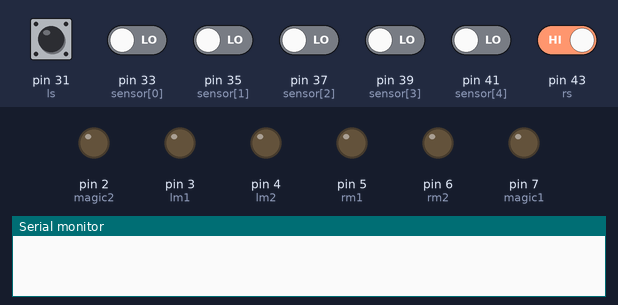
This sketch was run on a simulated Arduino Mega 2560, built with avr-gcc and run on an emulated ATmega2560. Parts: output pins drawn as LEDs (lit = HIGH), the last lines printed to the serial monitor. Dashed ring = blinking. The test bench sets the inputs (shaded band); at power-on: pin 43 (rs) HIGH, pin 31 (ls), pin 33 (sensor[0]), pin 35 (sensor[1]), pin 37 (sensor[2]), pin 39 (sensor[3]), pin 41 (sensor[4]) LOW.

Above: at 1.2 s.
1.3 s: pin 31 (ls) driven HIGH
At 2.1 s:
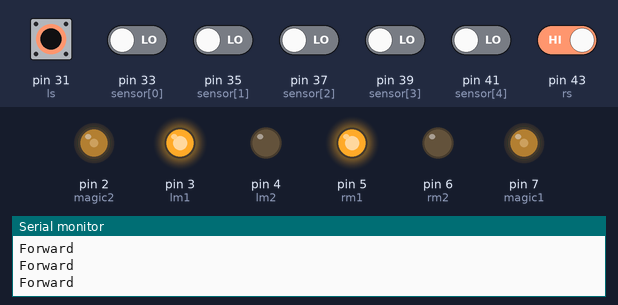
2.8 s: pin 31 (ls) driven LOW and pin 33 (sensor[0]) driven HIGH and pin 35 (sensor[1]) driven HIGH and pin 37 (sensor[2]) driven HIGH and pin 39 (sensor[3]) driven HIGH
At 3.5 s:
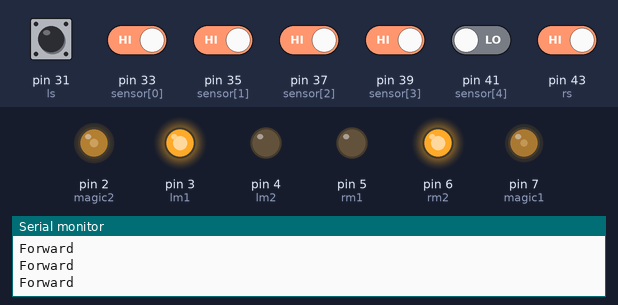
4.3 s: pin 43 (rs) driven LOW
At 5.5 s:
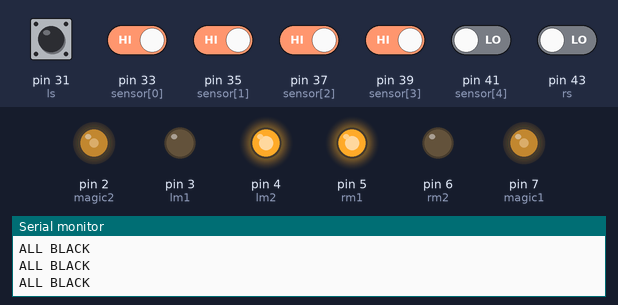
5.8 s: pin 31 (ls) driven HIGH
At 6.2 s:
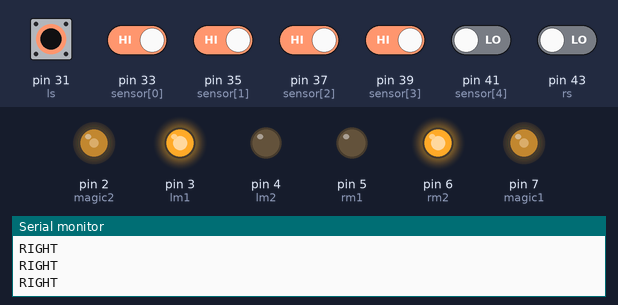
7.7 s: pin 31 (ls) driven LOW
At 8.8 s:
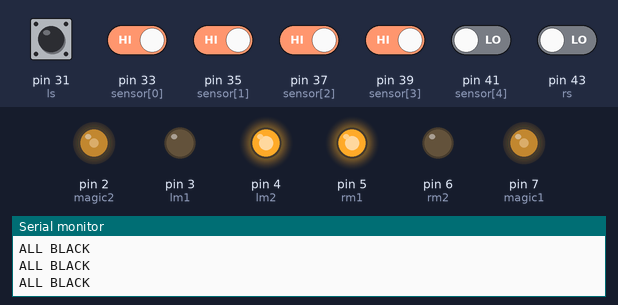
9.2 s: pin 31 (ls) pulsed HIGH 5 times (0.12 s each, 0.3 s apart)
At 9.41 s:
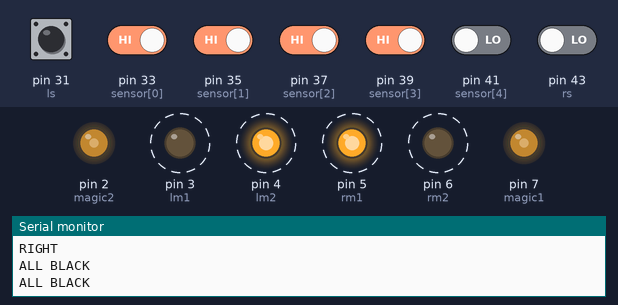
Timing chart, 0 to 12.2 s (numbered marks = the images above; inputs shaded):
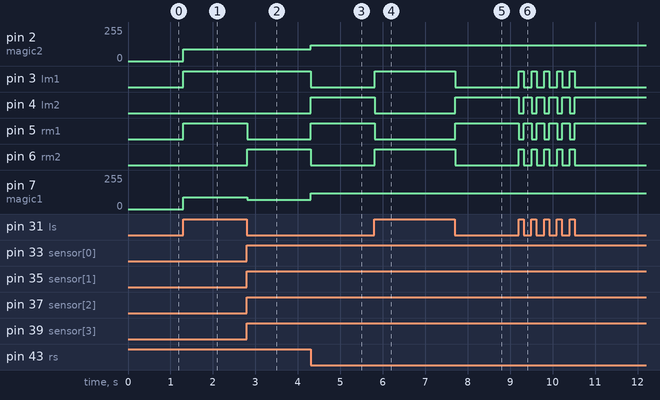

Measured:
- after the input at 1.3 s, pin 2 (magic2), pin 7 (magic1): 0/255 → 90/255 at once; pin 3 (lm1), pin 5 (rm1): LOW → HIGH at once
- after the input at 2.8 s, pin 5 (rm1): HIGH → LOW at once; pin 6 (rm2): LOW → HIGH at once; pin 7 (magic1): 90/255 → 70/255 at once
- after the input at 4.3 s, pin 2 (magic2): 90/255 → 120/255 at once; pin 3 (lm1), pin 6 (rm2): HIGH → LOW at once; pin 4 (lm2), pin 5 (rm1): LOW → HIGH at once; pin 7 (magic1): 70/255 → 120/255 at once
- after the input at 5.8 s, pin 3 (lm1), pin 6 (rm2): LOW → HIGH at once; pin 4 (lm2), pin 5 (rm1): HIGH → LOW at once
- after the input at 7.7 s, pin 3 (lm1), pin 6 (rm2): HIGH → LOW at once; pin 4 (lm2), pin 5 (rm1): LOW → HIGH at once
- after the input at 9.2 s, pin 3 (lm1), pin 6 (rm2): alternates HIGH for 0.12 s and LOW for 0.18 s, 10 changes in all, then stays LOW, starting at once; pin 4 (lm2), pin 5 (rm1): alternates HIGH for 0.18 s and LOW for 0.12 s, 10 changes in all, then stays HIGH, starting at once

The sketch:

line_follower.ino
```cpp
  int n=5;
  int rm1=5;
  int rm2=6;
  int lm1=3;
  int lm2=4;
  int magic1=7;//right
  int magic2=2;//left
  int sens_reading[5];
  const int sensor[5]={33,35,37,39,41};
  int right=1;
  int left=0;
  int button=7;
  int motor_speed=90;
  float kp=40;
  int i;
  int sens_value[5];
  float last_line_pos=0;
  float line_pos=0;
  int ls=31;//why digital read there
  int rs=43;
  int turn_speed=120;
  void setup() {
    // put your setup code here, to run once:
  pinMode(36,INPUT);
  pinMode(38,INPUT);
  pinMode(40,INPUT);
  pinMode(42,INPUT);
  pinMode(44,INPUT);
  pinMode(34,INPUT);
  pinMode(rs,INPUT);
  pinMode(ls,INPUT);


  pinMode(rm1,OUTPUT);
  pinMode(lm2,OUTPUT);
  pinMode(lm1,OUTPUT);
  pinMode(rm2,OUTPUT);
  pinMode(magic1,OUTPUT);
  pinMode(magic2,OUTPUT);
  //pinMode(button,OUTPUT);
  Serial.begin(9600);


  }

void loop() {

for(i=0;i<5;i++)
 sens_reading[i]=digitalRead(sensor[i]);
  // put your main code here, to run repeatedly:
int ls1=digitalRead(ls);
int rs1=digitalRead(rs);
if(ls1==HIGH&&rs1==HIGH&&(sens_reading[0]==LOW||sens_reading[1]==LOW||sens_reading[2]==LOW||sens_reading[3]==LOW||sens_reading[4]==LOW))
{
Serial.println("Forward");
int error=calculate_error();
float correction=pid_correction(error,kp);
pid(correction);
}
//right
if(rs1==LOW && ls1==HIGH &&sens_reading[0]==HIGH&&sens_reading[1]==HIGH&&sens_reading[2]==HIGH&&sens_reading[3]==HIGH&&sens_reading[4]==HIGH)
{motorSpeed(turn_speed,-turn_speed);
Serial.println("RIGHT");
}
if(rs1==LOW && ls1==HIGH &&sens_reading[0]==HIGH&&sens_reading[1]==HIGH&&sens_reading[2]==HIGH&&sens_reading[3]==HIGH&&sens_reading[4]==LOW)
{motorSpeed(turn_speed,-turn_speed);
Serial.println("RIGHT");
}
if(rs1==LOW && ls1==HIGH &&sens_reading[0]==HIGH&&sens_reading[1]==HIGH&&sens_reading[2]==HIGH&&sens_reading[3]==LOW&&sens_reading[4]==LOW)
{motorSpeed(turn_speed,-turn_speed);
Serial.println("RIGHT");
}
if(rs1==LOW && ls1==HIGH &&sens_reading[0]==HIGH&&sens_reading[1]==HIGH&&sens_reading[2]==LOW&&sens_reading[3]==LOW&&sens_reading[4]==LOW)
{motorSpeed(turn_speed,-turn_speed);
Serial.println("RIGHT");
}
if(rs1==LOW && ls1==HIGH &&sens_reading[0]==HIGH&&sens_reading[1]==LOW&&sens_reading[2]==LOW&&sens_reading[3]==LOW&&sens_reading[4]==LOW)
{motorSpeed(turn_speed,-turn_speed);
Serial.println("RIGHT");
}

//left
if(ls1==LOW &&rs1==HIGH&&sens_reading[0]==HIGH&&sens_reading[1]==HIGH&&sens_reading[2]==HIGH&&sens_reading[3]==HIGH&&sens_reading[4]==HIGH){
motorSpeed(-turn_speed,turn_speed);
Serial.println("");
}

if(ls1==LOW &&rs1==HIGH&&sens_reading[0]==LOW&&sens_reading[1]==HIGH&&sens_reading[2]==HIGH&&sens_reading[3]==HIGH&&sens_reading[4]==HIGH){
motorSpeed(-turn_speed,turn_speed);
}
if(ls1==LOW &&rs1==HIGH&&sens_reading[0]==LOW&&sens_reading[1]==LOW&&sens_reading[2]==HIGH&&sens_reading[3]==HIGH&&sens_reading[4]==HIGH){
motorSpeed(-turn_speed,turn_speed);
}
if(ls1==LOW &&rs1==HIGH&&sens_reading[0]==LOW&&sens_reading[1]==LOW&&sens_reading[2]==LOW&&sens_reading[3]==HIGH&&sens_reading[4]==HIGH){
motorSpeed(-turn_speed,turn_speed);
}


else if(ls1==LOW &&rs1==LOW){
motorSpeed(-turn_speed,turn_speed);
Serial.println("ALL BLACK");
}
else if(ls1==HIGH && rs1==HIGH && sens_reading[0]==HIGH&&sens_reading[1]==HIGH && sens_reading[2]==HIGH && sens_reading[3]==HIGH&&sens_reading[4]==HIGH)
{
motorSpeed(-turn_speed,turn_speed);
Serial.println("ALL WHITE");
}


//motorSpeed(-150,-150);

}
void motorSpeed(int m1,int m2)
{
int left_motorspeed=abs(m1);
int right_motorspeed=abs(m2);

if(m1>0 && m2>0)
{
digitalWrite(rm1,HIGH);
digitalWrite(rm2,LOW);
analogWrite(magic1,right_motorspeed);
digitalWrite(lm1,HIGH);
digitalWrite(lm2,LOW);
analogWrite(magic2,left_motorspeed);
}
if(m1<0 && m2>0)
{
digitalWrite(rm1,HIGH);
digitalWrite(rm2,LOW);
analogWrite(magic1,right_motorspeed);
digitalWrite(lm1,LOW);
digitalWrite(lm2,HIGH);
analogWrite(magic2,left_motorspeed);
}
if(m1>0 && m2<0)
{
digitalWrite(rm1,LOW);
digitalWrite(rm2,HIGH);
analogWrite(magic1,right_motorspeed);
digitalWrite(lm1,HIGH);
digitalWrite(lm2,LOW);
analogWrite(magic2,left_motorspeed);
}
if(m1<0 && m2<0)
{
digitalWrite(rm2,HIGH);
digitalWrite(rm1,LOW);
analogWrite(magic1,right_motorspeed);
digitalWrite(lm2,HIGH);
digitalWrite(lm1,LOW);
analogWrite(magic2,left_motorspeed);
}
if(m1==0 && m2>0)
{
digitalWrite(rm1,HIGH);
digitalWrite(rm2,LOW);
analogWrite(magic1,right_motorspeed);
digitalWrite(lm1,LOW);
digitalWrite(lm2,LOW);
analogWrite(magic2,0);
}
if(m1>0 && m2==0)
{
digitalWrite(rm1,LOW);
digitalWrite(rm2,LOW);
analogWrite(magic1,0);
digitalWrite(lm1,HIGH);
digitalWrite(lm2,LOW);
analogWrite(magic2,left_motorspeed);
}
}

int calculate_error(){

for(i=0;i<5;i++)
 sens_reading[i]=digitalRead(sensor[i]);
int error=0;
if(sens_reading[0]==HIGH&&sens_reading[1]==HIGH&&sens_reading[2]==HIGH&&sens_reading[3]==HIGH&&sens_reading[4]==LOW)
error=4;
else if(sens_reading[0]==HIGH&&sens_reading[1]==HIGH&&sens_reading[2]==HIGH&&sens_reading[3]==LOW&&sens_reading[4]==LOW)
error=3;
else if(sens_reading[0]==HIGH&&sens_reading[1]==HIGH&&sens_reading[2]==HIGH&&sens_reading[3]==LOW&&sens_reading[4]==HIGH)
error=2;
if(sens_reading[0]==HIGH&&sens_reading[1]==HIGH&&sens_reading[2]==LOW&&sens_reading[3]==LOW&&sens_reading[4]==HIGH)
error=1;
if(sens_reading[0]==HIGH&&sens_reading[1]==HIGH&&sens_reading[2]==LOW&&sens_reading[3]==HIGH&&sens_reading[4]==HIGH)
error=0;
if(sens_reading[0]==HIGH&&sens_reading[1]==LOW&&sens_reading[2]==LOW&&sens_reading[3]==HIGH&&sens_reading[4]==HIGH)
error=-1;
if(sens_reading[0]==HIGH&&sens_reading[1]==LOW&&sens_reading[2]==HIGH&&sens_reading[3]==HIGH&&sens_reading[4]==HIGH)
error=-2;
if(sens_reading[0]==LOW&&sens_reading[1]==LOW&&sens_reading[2]==HIGH&&sens_reading[3]==HIGH&&sens_reading[4]==HIGH)
error=-3;
if(sens_reading[0]==LOW&&sens_reading[1]==HIGH&&sens_reading[2]==HIGH&&sens_reading[3]==HIGH&&sens_reading[4]==HIGH)
error=-4;

return error;
}


float pid_correction(int error,float kp)
{
float proportional=kp*float(error);

float correction=proportional;
return correction;
}

float pid(float correction)
{
if(correction>0)
motorSpeed(motor_speed,motor_speed-correction);
else
motorSpeed(motor_speed+correction,motor_speed);
}
```
